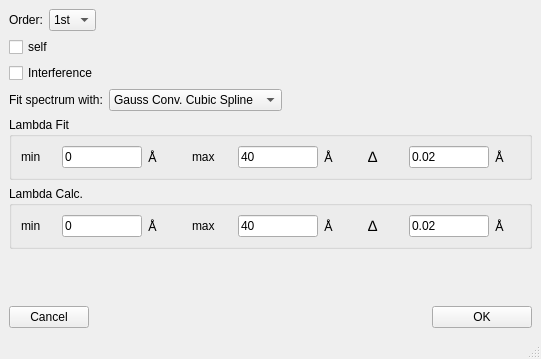
<?xml version="1.0" encoding="UTF-8"?>
<ui version="4.0">
 <class>MainWindow</class>
 <widget class="QMainWindow" name="MainWindow">
  <property name="geometry">
   <rect>
    <x>0</x>
    <y>0</y>
    <width>541</width>
    <height>359</height>
   </rect>
  </property>
  <property name="windowTitle">
   <string>Placzek</string>
  </property>
  <widget class="QWidget" name="centralwidget">
   <layout class="QVBoxLayout" name="verticalLayout">
    <item>
     <layout class="QHBoxLayout" name="horizontalLayout">
      <item>
       <widget class="QLabel" name="label">
        <property name="text">
         <string>Order:</string>
        </property>
       </widget>
      </item>
      <item>
       <widget class="QComboBox" name="comboBox">
        <item>
         <property name="text">
          <string>1st</string>
         </property>
        </item>
       </widget>
      </item>
      <item>
       <spacer name="horizontalSpacer">
        <property name="orientation">
         <enum>Qt::Horizontal</enum>
        </property>
        <property name="sizeHint" stdset="0">
         <size>
          <width>40</width>
          <height>20</height>
         </size>
        </property>
       </spacer>
      </item>
     </layout>
    </item>
    <item>
     <widget class="QCheckBox" name="checkBox">
      <property name="text">
       <string>self</string>
      </property>
     </widget>
    </item>
    <item>
     <widget class="QCheckBox" name="checkBox_2">
      <property name="text">
       <string>Interference</string>
      </property>
     </widget>
    </item>
    <item>
     <layout class="QHBoxLayout" name="horizontalLayout_2">
      <item>
       <widget class="QLabel" name="label_2">
        <property name="text">
         <string>Fit spectrum with:</string>
        </property>
       </widget>
      </item>
      <item>
       <widget class="QComboBox" name="comboBox_2">
        <item>
         <property name="text">
          <string>Gauss Conv. Cubic Spline</string>
         </property>
        </item>
       </widget>
      </item>
      <item>
       <spacer name="horizontalSpacer_2">
        <property name="orientation">
         <enum>Qt::Horizontal</enum>
        </property>
        <property name="sizeHint" stdset="0">
         <size>
          <width>40</width>
          <height>20</height>
         </size>
        </property>
       </spacer>
      </item>
     </layout>
    </item>
    <item>
     <widget class="QGroupBox" name="q_range_group_box_3">
      <property name="title">
       <string>Lambda Fit</string>
      </property>
      <layout class="QHBoxLayout" name="horizontalLayout_32">
       <item>
        <widget class="QLabel" name="label_46">
         <property name="minimumSize">
          <size>
           <width>35</width>
           <height>0</height>
          </size>
         </property>
         <property name="maximumSize">
          <size>
           <width>35</width>
           <height>16777215</height>
          </size>
         </property>
         <property name="text">
          <string>min</string>
         </property>
        </widget>
       </item>
       <item>
        <widget class="QLineEdit" name="q_range_min_4">
         <property name="minimumSize">
          <size>
           <width>80</width>
           <height>0</height>
          </size>
         </property>
         <property name="maximumSize">
          <size>
           <width>80</width>
           <height>16777215</height>
          </size>
         </property>
         <property name="text">
          <string>0</string>
         </property>
        </widget>
       </item>
       <item>
        <widget class="QLabel" name="label_70">
         <property name="minimumSize">
          <size>
           <width>30</width>
           <height>0</height>
          </size>
         </property>
         <property name="text">
          <string>&lt;!DOCTYPE HTML PUBLIC &quot;-//W3C//DTD HTML 4.0//EN&quot; &quot;http://www.w3.org/TR/REC-html40/strict.dtd&quot;&gt;
&lt;html&gt;&lt;head&gt;&lt;meta name=&quot;qrichtext&quot; content=&quot;1&quot; /&gt;&lt;style type=&quot;text/css&quot;&gt;
p, li { white-space: pre-wrap; }
&lt;/style&gt;&lt;/head&gt;&lt;body style=&quot; font-family:'Sans Serif'; font-size:10pt; font-weight:400; font-style:normal;&quot;&gt;
&lt;p style=&quot; margin-top:0px; margin-bottom:0px; margin-left:0px; margin-right:0px; -qt-block-indent:0; text-indent:0px;&quot;&gt;Å&lt;/p&gt;&lt;/body&gt;&lt;/html&gt;</string>
         </property>
        </widget>
       </item>
       <item>
        <spacer name="horizontalSpacer_5">
         <property name="orientation">
          <enum>Qt::Horizontal</enum>
         </property>
         <property name="sizeHint" stdset="0">
          <size>
           <width>40</width>
           <height>20</height>
          </size>
         </property>
        </spacer>
       </item>
       <item>
        <widget class="QLabel" name="label_47">
         <property name="minimumSize">
          <size>
           <width>40</width>
           <height>0</height>
          </size>
         </property>
         <property name="maximumSize">
          <size>
           <width>40</width>
           <height>16777215</height>
          </size>
         </property>
         <property name="text">
          <string>max</string>
         </property>
        </widget>
       </item>
       <item>
        <widget class="QLineEdit" name="q_range_max_3">
         <property name="minimumSize">
          <size>
           <width>80</width>
           <height>0</height>
          </size>
         </property>
         <property name="maximumSize">
          <size>
           <width>80</width>
           <height>16777215</height>
          </size>
         </property>
         <property name="text">
          <string>40</string>
         </property>
        </widget>
       </item>
       <item>
        <widget class="QLabel" name="label_73">
         <property name="minimumSize">
          <size>
           <width>30</width>
           <height>0</height>
          </size>
         </property>
         <property name="text">
          <string>&lt;!DOCTYPE HTML PUBLIC &quot;-//W3C//DTD HTML 4.0//EN&quot; &quot;http://www.w3.org/TR/REC-html40/strict.dtd&quot;&gt;
&lt;html&gt;&lt;head&gt;&lt;meta name=&quot;qrichtext&quot; content=&quot;1&quot; /&gt;&lt;style type=&quot;text/css&quot;&gt;
p, li { white-space: pre-wrap; }
&lt;/style&gt;&lt;/head&gt;&lt;body style=&quot; font-family:'Sans Serif'; font-size:10pt; font-weight:400; font-style:normal;&quot;&gt;
&lt;p style=&quot; margin-top:0px; margin-bottom:0px; margin-left:0px; margin-right:0px; -qt-block-indent:0; text-indent:0px;&quot;&gt;Å&lt;/p&gt;&lt;/body&gt;&lt;/html&gt;</string>
         </property>
        </widget>
       </item>
       <item>
        <spacer name="horizontalSpacer_4">
         <property name="orientation">
          <enum>Qt::Horizontal</enum>
         </property>
         <property name="sizeHint" stdset="0">
          <size>
           <width>40</width>
           <height>20</height>
          </size>
         </property>
        </spacer>
       </item>
       <item>
        <widget class="QLabel" name="label_74">
         <property name="minimumSize">
          <size>
           <width>35</width>
           <height>0</height>
          </size>
         </property>
         <property name="maximumSize">
          <size>
           <width>35</width>
           <height>16777215</height>
          </size>
         </property>
         <property name="text">
          <string>&lt;html&gt;&lt;head/&gt;&lt;body&gt;&lt;p&gt;&lt;span style=&quot; font-size:11pt;&quot;&gt;∆&lt;/span&gt;&lt;/p&gt;&lt;/body&gt;&lt;/html&gt;</string>
         </property>
         <property name="textFormat">
          <enum>Qt::RichText</enum>
         </property>
        </widget>
       </item>
       <item>
        <widget class="QLineEdit" name="q_range_min_5">
         <property name="minimumSize">
          <size>
           <width>80</width>
           <height>0</height>
          </size>
         </property>
         <property name="maximumSize">
          <size>
           <width>80</width>
           <height>16777215</height>
          </size>
         </property>
         <property name="text">
          <string>0.02</string>
         </property>
        </widget>
       </item>
       <item>
        <widget class="QLabel" name="label_79">
         <property name="minimumSize">
          <size>
           <width>25</width>
           <height>0</height>
          </size>
         </property>
         <property name="text">
          <string>&lt;!DOCTYPE HTML PUBLIC &quot;-//W3C//DTD HTML 4.0//EN&quot; &quot;http://www.w3.org/TR/REC-html40/strict.dtd&quot;&gt;
&lt;html&gt;&lt;head&gt;&lt;meta name=&quot;qrichtext&quot; content=&quot;1&quot; /&gt;&lt;style type=&quot;text/css&quot;&gt;
p, li { white-space: pre-wrap; }
&lt;/style&gt;&lt;/head&gt;&lt;body style=&quot; font-family:'Sans Serif'; font-size:10pt; font-weight:400; font-style:normal;&quot;&gt;
&lt;p style=&quot; margin-top:0px; margin-bottom:0px; margin-left:0px; margin-right:0px; -qt-block-indent:0; text-indent:0px;&quot;&gt;Å&lt;/p&gt;&lt;/body&gt;&lt;/html&gt;</string>
         </property>
        </widget>
       </item>
      </layout>
     </widget>
    </item>
    <item>
     <widget class="QGroupBox" name="q_range_group_box_4">
      <property name="title">
       <string>Lambda Calc.</string>
      </property>
      <layout class="QHBoxLayout" name="horizontalLayout_33">
       <item>
        <widget class="QLabel" name="label_48">
         <property name="minimumSize">
          <size>
           <width>35</width>
           <height>0</height>
          </size>
         </property>
         <property name="maximumSize">
          <size>
           <width>35</width>
           <height>16777215</height>
          </size>
         </property>
         <property name="text">
          <string>min</string>
         </property>
        </widget>
       </item>
       <item>
        <widget class="QLineEdit" name="q_range_min_6">
         <property name="minimumSize">
          <size>
           <width>80</width>
           <height>0</height>
          </size>
         </property>
         <property name="maximumSize">
          <size>
           <width>80</width>
           <height>16777215</height>
          </size>
         </property>
         <property name="text">
          <string>0</string>
         </property>
        </widget>
       </item>
       <item>
        <widget class="QLabel" name="label_71">
         <property name="minimumSize">
          <size>
           <width>30</width>
           <height>0</height>
          </size>
         </property>
         <property name="text">
          <string>&lt;!DOCTYPE HTML PUBLIC &quot;-//W3C//DTD HTML 4.0//EN&quot; &quot;http://www.w3.org/TR/REC-html40/strict.dtd&quot;&gt;
&lt;html&gt;&lt;head&gt;&lt;meta name=&quot;qrichtext&quot; content=&quot;1&quot; /&gt;&lt;style type=&quot;text/css&quot;&gt;
p, li { white-space: pre-wrap; }
&lt;/style&gt;&lt;/head&gt;&lt;body style=&quot; font-family:'Sans Serif'; font-size:10pt; font-weight:400; font-style:normal;&quot;&gt;
&lt;p style=&quot; margin-top:0px; margin-bottom:0px; margin-left:0px; margin-right:0px; -qt-block-indent:0; text-indent:0px;&quot;&gt;Å&lt;/p&gt;&lt;/body&gt;&lt;/html&gt;</string>
         </property>
        </widget>
       </item>
       <item>
        <spacer name="horizontalSpacer_6">
         <property name="orientation">
          <enum>Qt::Horizontal</enum>
         </property>
         <property name="sizeHint" stdset="0">
          <size>
           <width>40</width>
           <height>20</height>
          </size>
         </property>
        </spacer>
       </item>
       <item>
        <widget class="QLabel" name="label_49">
         <property name="minimumSize">
          <size>
           <width>40</width>
           <height>0</height>
          </size>
         </property>
         <property name="maximumSize">
          <size>
           <width>40</width>
           <height>16777215</height>
          </size>
         </property>
         <property name="text">
          <string>max</string>
         </property>
        </widget>
       </item>
       <item>
        <widget class="QLineEdit" name="q_range_max_4">
         <property name="minimumSize">
          <size>
           <width>80</width>
           <height>0</height>
          </size>
         </property>
         <property name="maximumSize">
          <size>
           <width>80</width>
           <height>16777215</height>
          </size>
         </property>
         <property name="text">
          <string>40</string>
         </property>
        </widget>
       </item>
       <item>
        <widget class="QLabel" name="label_75">
         <property name="minimumSize">
          <size>
           <width>30</width>
           <height>0</height>
          </size>
         </property>
         <property name="text">
          <string>&lt;!DOCTYPE HTML PUBLIC &quot;-//W3C//DTD HTML 4.0//EN&quot; &quot;http://www.w3.org/TR/REC-html40/strict.dtd&quot;&gt;
&lt;html&gt;&lt;head&gt;&lt;meta name=&quot;qrichtext&quot; content=&quot;1&quot; /&gt;&lt;style type=&quot;text/css&quot;&gt;
p, li { white-space: pre-wrap; }
&lt;/style&gt;&lt;/head&gt;&lt;body style=&quot; font-family:'Sans Serif'; font-size:10pt; font-weight:400; font-style:normal;&quot;&gt;
&lt;p style=&quot; margin-top:0px; margin-bottom:0px; margin-left:0px; margin-right:0px; -qt-block-indent:0; text-indent:0px;&quot;&gt;Å&lt;/p&gt;&lt;/body&gt;&lt;/html&gt;</string>
         </property>
        </widget>
       </item>
       <item>
        <spacer name="horizontalSpacer_7">
         <property name="orientation">
          <enum>Qt::Horizontal</enum>
         </property>
         <property name="sizeHint" stdset="0">
          <size>
           <width>40</width>
           <height>20</height>
          </size>
         </property>
        </spacer>
       </item>
       <item>
        <widget class="QLabel" name="label_76">
         <property name="minimumSize">
          <size>
           <width>35</width>
           <height>0</height>
          </size>
         </property>
         <property name="maximumSize">
          <size>
           <width>35</width>
           <height>16777215</height>
          </size>
         </property>
         <property name="text">
          <string>&lt;html&gt;&lt;head/&gt;&lt;body&gt;&lt;p&gt;&lt;span style=&quot; font-size:11pt;&quot;&gt;∆&lt;/span&gt;&lt;/p&gt;&lt;/body&gt;&lt;/html&gt;</string>
         </property>
         <property name="textFormat">
          <enum>Qt::RichText</enum>
         </property>
        </widget>
       </item>
       <item>
        <widget class="QLineEdit" name="q_range_min_7">
         <property name="minimumSize">
          <size>
           <width>80</width>
           <height>0</height>
          </size>
         </property>
         <property name="maximumSize">
          <size>
           <width>80</width>
           <height>16777215</height>
          </size>
         </property>
         <property name="text">
          <string>0.02</string>
         </property>
        </widget>
       </item>
       <item>
        <widget class="QLabel" name="label_80">
         <property name="minimumSize">
          <size>
           <width>25</width>
           <height>0</height>
          </size>
         </property>
         <property name="text">
          <string>&lt;!DOCTYPE HTML PUBLIC &quot;-//W3C//DTD HTML 4.0//EN&quot; &quot;http://www.w3.org/TR/REC-html40/strict.dtd&quot;&gt;
&lt;html&gt;&lt;head&gt;&lt;meta name=&quot;qrichtext&quot; content=&quot;1&quot; /&gt;&lt;style type=&quot;text/css&quot;&gt;
p, li { white-space: pre-wrap; }
&lt;/style&gt;&lt;/head&gt;&lt;body style=&quot; font-family:'Sans Serif'; font-size:10pt; font-weight:400; font-style:normal;&quot;&gt;
&lt;p style=&quot; margin-top:0px; margin-bottom:0px; margin-left:0px; margin-right:0px; -qt-block-indent:0; text-indent:0px;&quot;&gt;Å&lt;/p&gt;&lt;/body&gt;&lt;/html&gt;</string>
         </property>
        </widget>
       </item>
      </layout>
     </widget>
    </item>
    <item>
     <spacer name="verticalSpacer">
      <property name="orientation">
       <enum>Qt::Vertical</enum>
      </property>
      <property name="sizeHint" stdset="0">
       <size>
        <width>20</width>
        <height>40</height>
       </size>
      </property>
     </spacer>
    </item>
    <item>
     <layout class="QHBoxLayout" name="horizontalLayout_3">
      <item>
       <widget class="QPushButton" name="pushButton_2">
        <property name="minimumSize">
         <size>
          <width>80</width>
          <height>0</height>
         </size>
        </property>
        <property name="maximumSize">
         <size>
          <width>80</width>
          <height>16777215</height>
         </size>
        </property>
        <property name="text">
         <string>Cancel</string>
        </property>
       </widget>
      </item>
      <item>
       <spacer name="horizontalSpacer_3">
        <property name="orientation">
         <enum>Qt::Horizontal</enum>
        </property>
        <property name="sizeHint" stdset="0">
         <size>
          <width>40</width>
          <height>20</height>
         </size>
        </property>
       </spacer>
      </item>
      <item>
       <widget class="QPushButton" name="pushButton">
        <property name="minimumSize">
         <size>
          <width>100</width>
          <height>0</height>
         </size>
        </property>
        <property name="maximumSize">
         <size>
          <width>100</width>
          <height>16777215</height>
         </size>
        </property>
        <property name="text">
         <string>OK</string>
        </property>
       </widget>
      </item>
     </layout>
    </item>
   </layout>
  </widget>
  <widget class="QMenuBar" name="menubar">
   <property name="geometry">
    <rect>
     <x>0</x>
     <y>0</y>
     <width>541</width>
     <height>20</height>
    </rect>
   </property>
  </widget>
  <widget class="QStatusBar" name="statusbar"/>
 </widget>
 <resources/>
 <connections/>
</ui>
